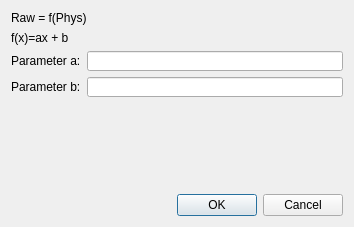
<?xml version="1.0" encoding="UTF-8"?>
<ui version="4.0">
 <class>EditFactorOffsetDialog</class>
 <widget class="QDialog" name="EditFactorOffsetDialog">
  <property name="geometry">
   <rect>
    <x>0</x>
    <y>0</y>
    <width>354</width>
    <height>227</height>
   </rect>
  </property>
  <property name="windowTitle">
   <string>Change factor offset</string>
  </property>
  <layout class="QVBoxLayout" name="verticalLayout">
   <item>
    <widget class="QLabel" name="label_3">
     <property name="text">
      <string>Raw = f(Phys)</string>
     </property>
    </widget>
   </item>
   <item>
    <widget class="QLabel" name="FormulaLabel">
     <property name="text">
      <string>f(x)=ax + b</string>
     </property>
    </widget>
   </item>
   <item>
    <layout class="QGridLayout" name="gridLayout">
     <item row="0" column="0">
      <widget class="QLabel" name="label">
       <property name="text">
        <string>Parameter a:</string>
       </property>
      </widget>
     </item>
     <item row="0" column="1">
      <widget class="TextValueInput" name="ParameterA">
       <property name="maximumSize">
        <size>
         <width>400</width>
         <height>20</height>
        </size>
       </property>
      </widget>
     </item>
     <item row="1" column="0">
      <widget class="QLabel" name="label_4">
       <property name="text">
        <string>Parameter b:</string>
       </property>
      </widget>
     </item>
     <item row="1" column="1">
      <widget class="TextValueInput" name="ParameterB">
       <property name="maximumSize">
        <size>
         <width>400</width>
         <height>20</height>
        </size>
       </property>
      </widget>
     </item>
    </layout>
   </item>
   <item>
    <spacer name="verticalSpacer">
     <property name="orientation">
      <enum>Qt::Vertical</enum>
     </property>
     <property name="sizeHint" stdset="0">
      <size>
       <width>20</width>
       <height>12</height>
      </size>
     </property>
    </spacer>
   </item>
   <item>
    <widget class="QDialogButtonBox" name="buttonBox">
     <property name="orientation">
      <enum>Qt::Horizontal</enum>
     </property>
     <property name="standardButtons">
      <set>QDialogButtonBox::Cancel|QDialogButtonBox::Ok</set>
     </property>
    </widget>
   </item>
  </layout>
 </widget>
 <customwidgets>
  <customwidget>
   <class>TextValueInput</class>
   <extends>QLineEdit</extends>
   <header>TextValueInput.h</header>
  </customwidget>
 </customwidgets>
 <resources/>
 <connections>
  <connection>
   <sender>buttonBox</sender>
   <signal>accepted()</signal>
   <receiver>EditFactorOffsetDialog</receiver>
   <slot>accept()</slot>
   <hints>
    <hint type="sourcelabel">
     <x>248</x>
     <y>254</y>
    </hint>
    <hint type="destinationlabel">
     <x>157</x>
     <y>274</y>
    </hint>
   </hints>
  </connection>
  <connection>
   <sender>buttonBox</sender>
   <signal>rejected()</signal>
   <receiver>EditFactorOffsetDialog</receiver>
   <slot>reject()</slot>
   <hints>
    <hint type="sourcelabel">
     <x>316</x>
     <y>260</y>
    </hint>
    <hint type="destinationlabel">
     <x>286</x>
     <y>274</y>
    </hint>
   </hints>
  </connection>
 </connections>
</ui>
